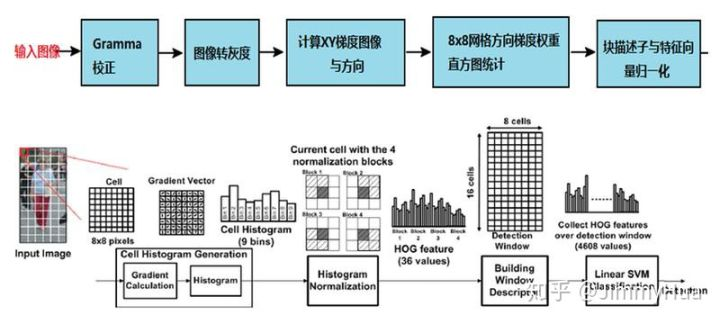
#> input picture computer_version/hog_with_svm/resources/v2-97015c55c3481fb15af1890f85fc4358_720w.jpg, 720 x 324 px, given in place of the camera
$ python main.py
#> lines starting #> are read from the running program, lines starting #| are printed output that depends on the picture; after the words box and inside, x2 and y2 are one past the last pixel; in counts of white or black regions, pixels touching at a corner belong together
#!/usr/bin/env python3
# -*- coding=utf-8 -*-

import cv2 as cv
import imutils
from imutils.video import VideoStream
import time

"""

"""


def main():
    print("[info] starting video stream ...")
    vs = VideoStream(src=0).start()
    time.sleep(1.0)
    while True:
        frame = vs.read()
#> frame is the input picture: shape (324, 720, 3); mean B, G, R 225.6, 223.4, 215.8
        if None is frame:
            break
        cv.imshow("catching....", frame)
        frame = imutils.resize(frame, height=500)
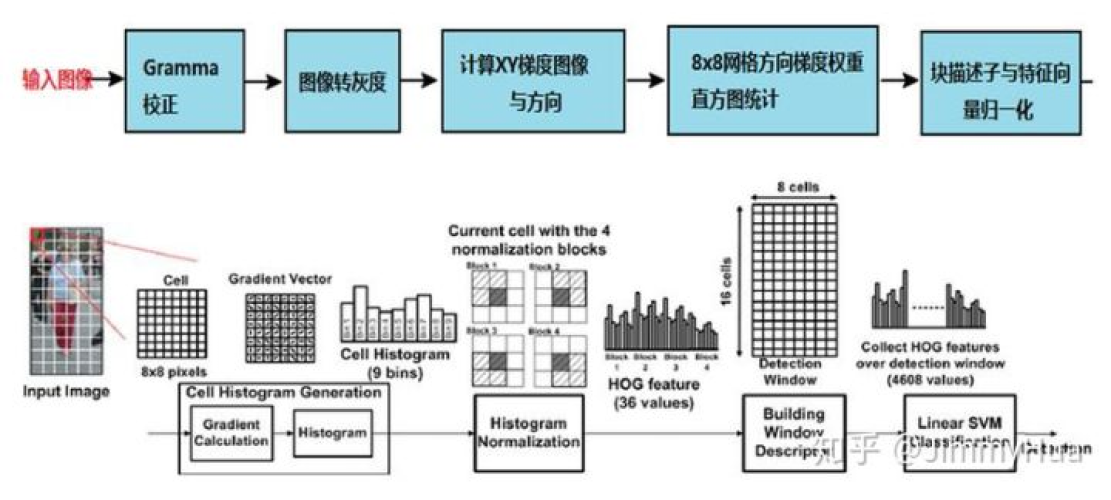
#> frame: shape (500, 1111, 3); mean B, G, R 225.5, 223.4, 215.7
        gray = cv.cvtColor(frame, cv.COLOR_BGR2GRAY)
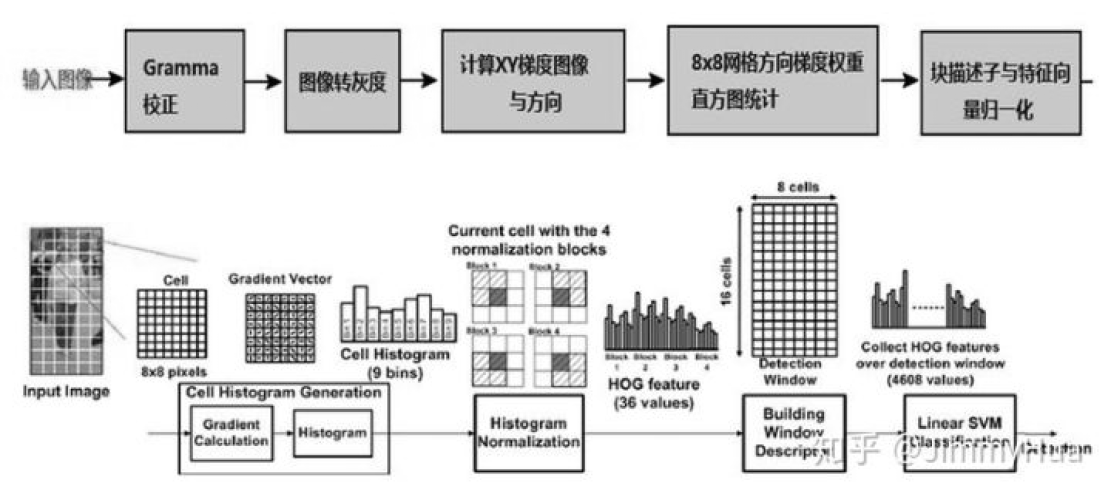
#> gray: shape (500, 1111); min 0, max 255, mean 221.3
        gray = cv.bilateralFilter(gray, 11, 17, 17)
        edged = cv.Canny(gray, 30, 200)
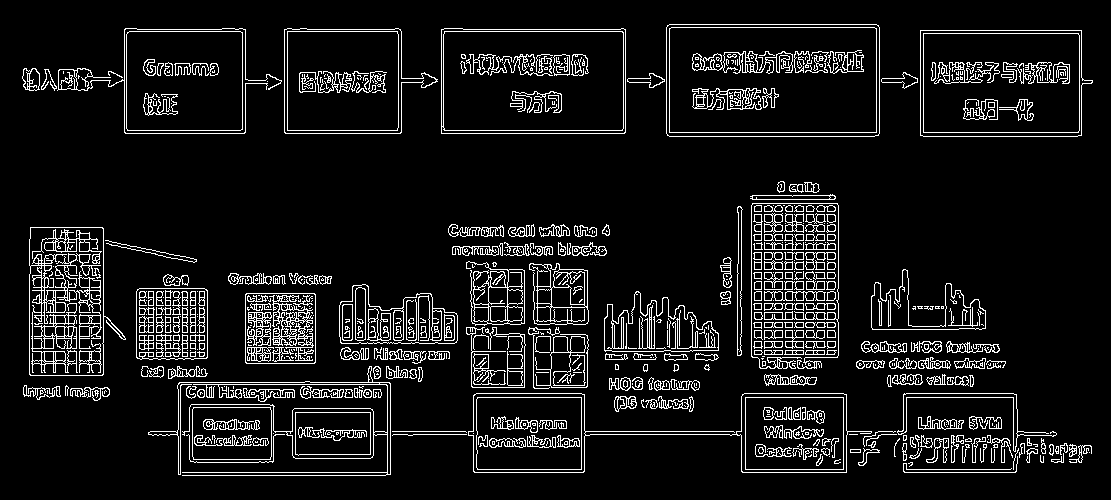
#> edged: shape (500, 1111); 8.8% white in thin lines or dots, all inside (x1, y1, x2, y2) = (22, 24, 1093, 476)
        cv.imshow("edged", edged)
        key = cv.waitKey(1) & 0xff
#> (key q is pressed here)
        if ord("w") == key:
            name = "{}.jpeg".format(time.strftime("%Y-%m-%d_%H-%M-%S", time.localtime(time.time())))
            path = "pic/{}".format(name)
            cv.imwrite(path, frame, [cv.IMWRITE_JPEG_QUALITY, 100])
            print("[info] image save in {}".format(path))
        if ord("q") == key:
            print("[info] enter q for quit...")
            break
    vs.stop()
    print("[info] wait to leave...")


if "__main__" == __name__:
    main()
    cv.destroyAllWindows()
